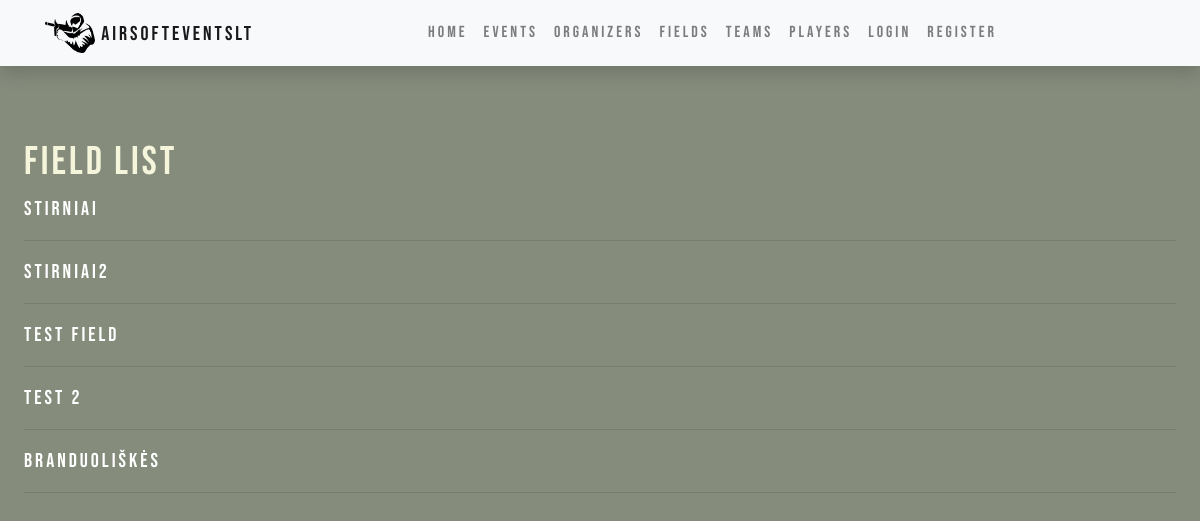
/events/fields/, run on an earlier commit of the app's database.
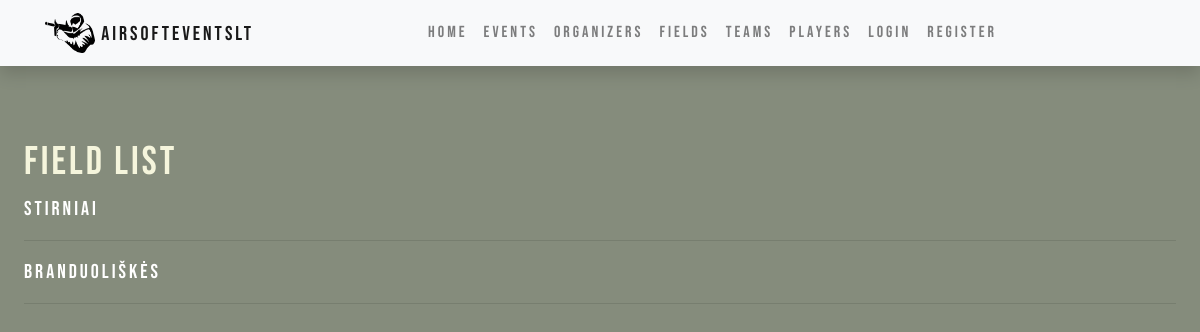
And on a later commit of the database.
### events/models.py (models this page shows, shortened)
class Field(models.Model):
    name = models.CharField('Name of the game field',  max_length=150)
    location_long = models.FloatField('Location longitude', max_length=50, null=True)
    location_lat = models.FloatField('Location latitude', max_length=50, null=True)
    description = HTMLField(null=True, blank=True)
    field_map = models.ImageField(default="default_map.png", upload_to="maps/")
    created_by = models.ForeignKey("Organizer", related_name='field_organizers', on_delete=models.SET_NULL, null=True, blank=True)
    class Meta:
        verbose_name = _("Field")
        verbose_name_plural = _("Fields")

### events/views.py (the view)
# urls.py: path('fields/', views.FieldListView.as_view(), name='field_list'),
class FieldListView(generic.ListView):
    model = Field
    context_object_name = 'fields'
    template_name = 'field_list.html'

### events/templates/field_list.html (shortened to what this page needs)
{% extends "base.html" %}
{% load i18n %}
{% block content %}
<div class='indented main-font'>
<h1 class='secondary-font'>Field list</h1>
{% if fields %}
<div>
    {% for field in fields %}
    <a class='link' href={{ field.id }}><div> {{ field.name }} </div></a>
    <hr>
    {% endfor %}
</div>
{% else %}
<div> No fields yet </div>
{% endif %}
</div>
{% endblock %}

What changed in the data, as far as the page shows it:
removed Field: name "Stirniai2"
removed Field: name "test field"
removed Field: name "Test 2"
